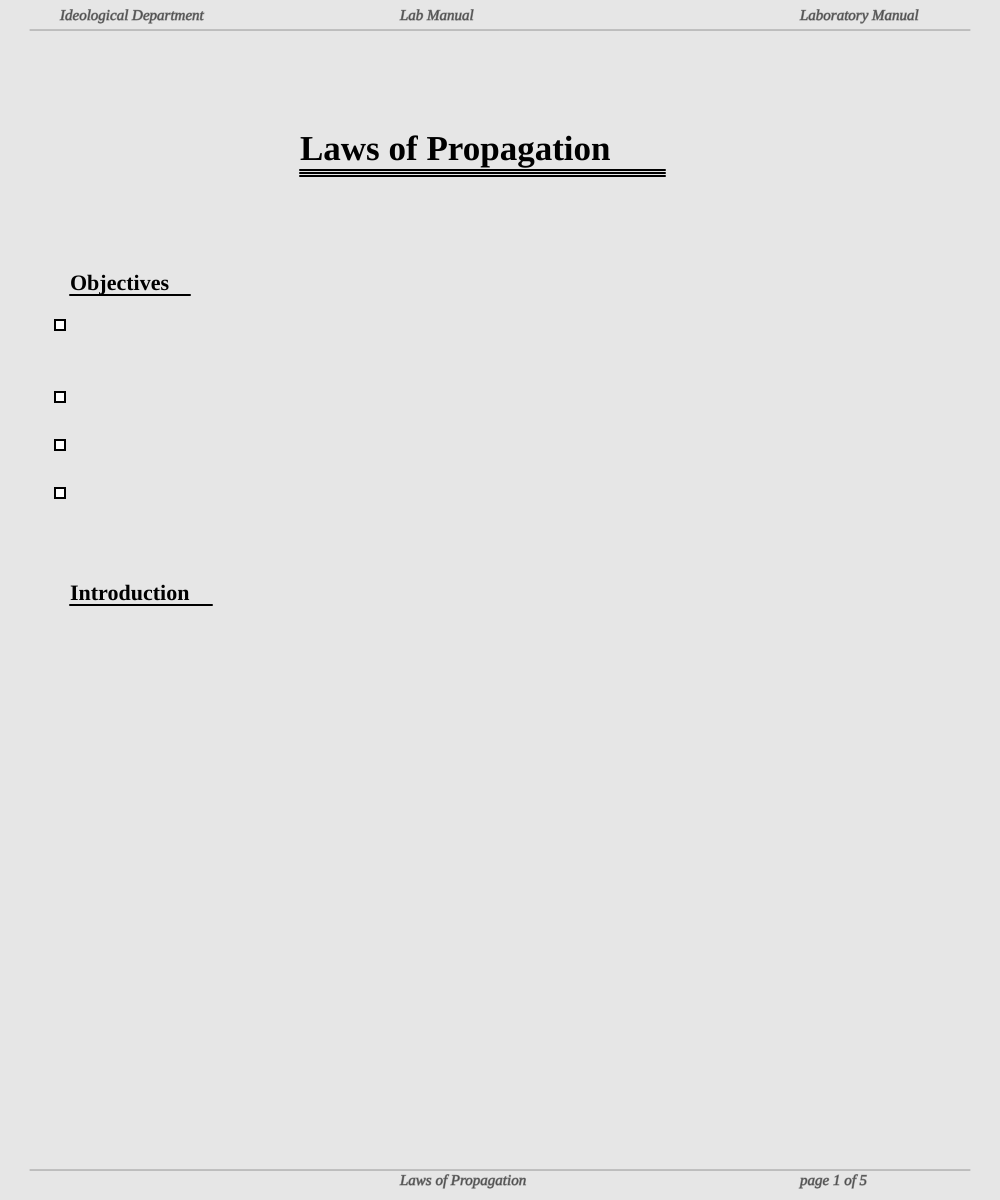
Frame 1 (no input)
Frame 60 (no input): identical to frame 1, image omitted
Frame 120 (the mouse pressed at the canvas centre since frame 60): identical to frame 1, image omitted

The p5.js sketch that drew this single still picture (run headless with seeded random() and noise() and a simulated clock; from frame 60 on, the mouse is pressed at the canvas centre):

// p5.js sketch
// ── sketch.js
let title = `Laws of Propagation`;
function setup() {
  createCanvas(1000, 1200);
}

function draw() {
  //general page setup
  background(230)
  strokeWeight(1)
  fill('black')
  textFont(`Tahoma`)
  push()
  stroke(150)
  line(30, 30, 970, 30)
  line(30, 1170, 970, 1170)
  textSize(15)
  fill(80)
  textStyle(`italic`)
  text(`Ideological Department`, 60, 20)
  text(`Laboratory Manual`, 800, 20)
  text(`Lab Manual`, 400, 20)
  text(title, 400, 1185)
  text(`page 1 of 5`, 800, 1185)
  text()
  pop()
  //page variations
  textStyle(`bold`)
  textSize(35)
  text(title, 300, 160)
  textSize(22)
  text(`Objectives`, 70, 290)
  text(`Introduction`, 70, 600)
  strokeWeight(2)
  line(300, 170, 665, 170)
  line(300, 173, 665, 173)
  line(300, 176, 665, 176)
  line(70, 295, 190, 295)
  line(70, 605, 212, 605)
  fill(`white`)
  square(55, 320 , 10)
  square(55, 320 + 72, 10)
  square(55, 320 + 120, 10)
  square(55, 320 + 168, 10)

}
//sentience is suffering
//suffering is  powa
//ratio of sentient to sheep
//keep ratio under ctrl
//school for gods
//organism reaches "breakthrough point"
//keep them competing against each other 
